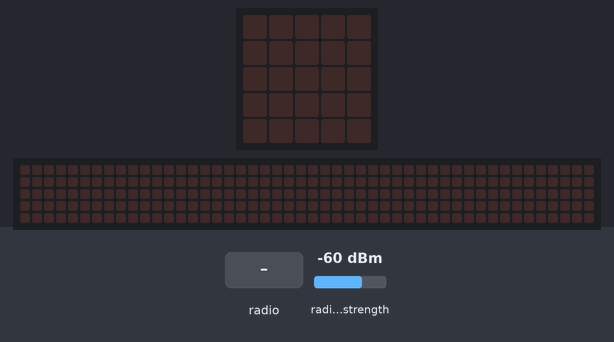
A program run on a simulated BBC micro:bit (MakeCode). On the bench: the board's 5×5 LED display, a strip that is not on the board, showing the scrolling text unrolled. Inputs (shaded band) come from the test bench; at power-on: radio signal strength -60 dBm. No radio messages arrive unless stated (any console line starting 'radio sent:' is added by the test bench); the 48×5 strip is a reading aid, not a part: it shows the text the display is scrolling, unrolled, one strip-width of it at a time; what the program prints to the serial console is not drawn.

Above: at 1.2 s.
1.3 s: radio message "0" arrives
At 1.67 s:
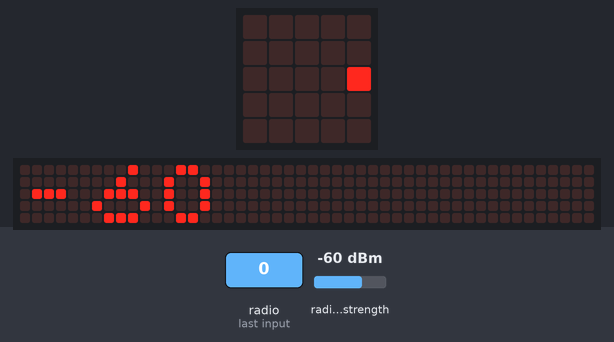
At 4.67 s:
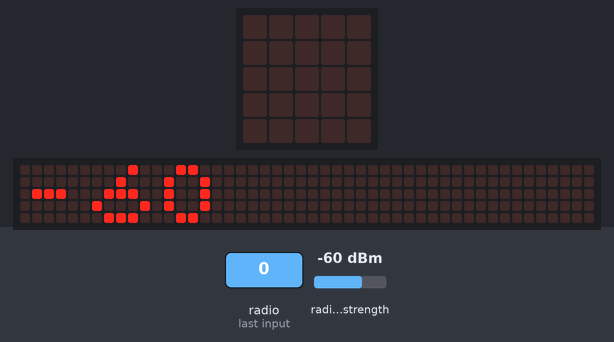
Timing chart, 0 to 6.2 s (numbered marks = the images above; inputs shaded):
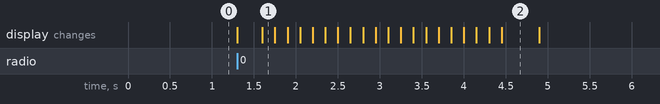

Measured:
- after the input at 1.3 s, the display: first changes at once (image 1 shows a later state)
- what the display in image 2 shows lasts 0.4 s, from 4.5 s to 4.9 s

The program:

microbit-distance.py
```python
def on_received_number(receivedNumber):
    global signal
    signal = radio.received_packet(RadioPacketProperty.SIGNAL_STRENGTH)
    basic.show_number(signal)
radio.on_received_number(on_received_number)

signal = 0
radio.set_transmit_power(7)
radio.set_group(1)

def on_forever():
    radio.send_number(0)
basic.forever(on_forever)
```
